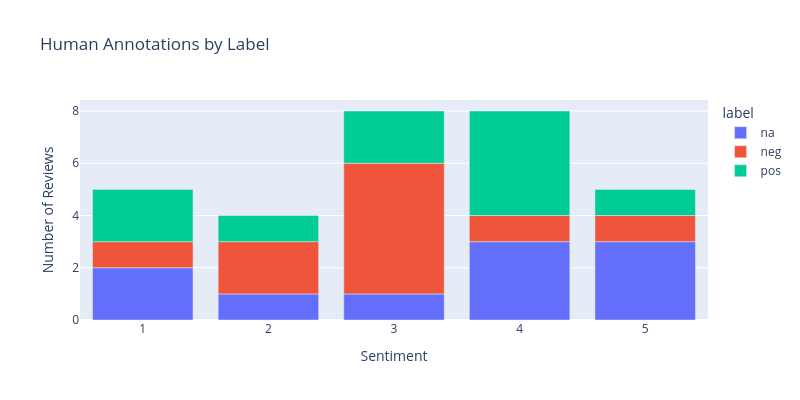

The cell this chart's notebook holds for it:
### Code cell
df_human = pd.read_csv('imdb_human.csv')

grouped = df_human.groupby(['annotation', 'label']).size().reset_index(name='frequency')

fig = px.bar(grouped, x='annotation', y='frequency', color='label',
            title='Human Annotations by Label',
            category_orders={'annotation': [1, 2, 3, 4, 5]},
            labels={'annotation': 'Sentiment', 'frequency': 'Number of Reviews'},
            width=800, height=400)
fig.show()

### Figure 1 — Plotly figure (JSON) as saved in the notebook; plotly's stock layout.template omitted (floating-point values rounded to 4 significant figures)
{"data": [{"hovertemplate": "label=na<br>Sentiment=%{x}<br>Number of Reviews=%{y}<extra></extra>", "legendgroup": "na", "marker": {"color": "#636efa", "pattern": {"shape": ""}}, "name": "na", "orientation": "v", "showlegend": true, "textposition": "auto", "type": "bar", "x": [1, 2, 3, 4, 5], "xaxis": "x", "y": [2, 1, 1, 3, 3], "yaxis": "y"}, {"hovertemplate": "label=neg<br>Sentiment=%{x}<br>Number of Reviews=%{y}<extra></extra>", "legendgroup": "neg", "marker": {"color": "#EF553B", "pattern": {"shape": ""}}, "name": "neg", "orientation": "v", "showlegend": true, "textposition": "auto", "type": "bar", "x": [1, 2, 3, 4, 5], "xaxis": "x", "y": [1, 2, 5, 1, 1], "yaxis": "y"}, {"hovertemplate": "label=pos<br>Sentiment=%{x}<br>Number of Reviews=%{y}<extra></extra>", "legendgroup": "pos", "marker": {"color": "#00cc96", "pattern": {"shape": ""}}, "name": "pos", "orientation": "v", "showlegend": true, "textposition": "auto", "type": "bar", "x": [1, 2, 3, 4, 5], "xaxis": "x", "y": [2, 1, 2, 4, 1], "yaxis": "y"}], "layout": {"barmode": "relative", "height": 400, "legend": {"title": {"text": "label"}, "tracegroupgap": 0}, "title": {"text": "Human Annotations by Label"}, "width": 800, "xaxis": {"anchor": "y", "categoryarray": [1, 2, 3, 4, 5], "categoryorder": "array", "domain": [0, 1], "title": {"text": "Sentiment"}}, "yaxis": {"anchor": "x", "domain": [0, 1], "title": {"text": "Number of Reviews"}}}}
